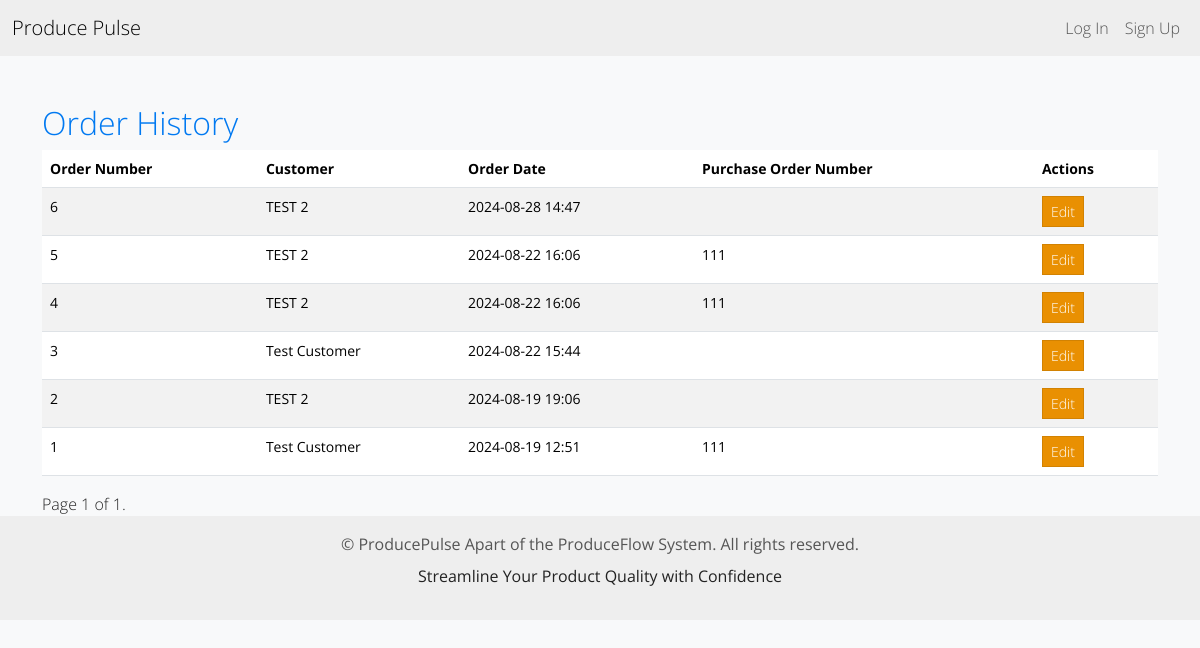
The page /order-history/ on the database its author committed.
### inventory/models.py (models this page shows, shortened)
class Order(models.Model):
    order_number = models.PositiveIntegerField(unique=True, editable=False)
    order_customer = models.ForeignKey(OrderCustomer, on_delete=models.CASCADE)
    created_by = models.ForeignKey(User, on_delete=models.CASCADE)
    purchase_order_number = models.CharField(max_length=20, blank=True)
    created_at = models.DateTimeField(auto_now_add=True)
    is_submitted = models.BooleanField(default=False)  # Track if the order is submitted
    build_date = models.DateField(null=True, blank=True)  # New field for build date

class OrderCustomer(models.Model):
    name = models.CharField(max_length=255)
    address = models.CharField(max_length=255, blank=True)
    phone_number = models.CharField(max_length=20, blank=True)
    delivery_address = models.CharField(max_length=255, blank=True)

### inventory/views.py (the view)
# urls.py: path('order-history/', order_history, name='order_history'),
def order_history(request):
    orders_list = Order.objects.all().order_by('-created_at')
    paginator = Paginator(orders_list, 10)  # Show 10 orders per page
    page_number = request.GET.get('page')
    orders = paginator.get_page(page_number)
    context = {
        'orders': orders
    }
    return render(request, 'inventory/order_history.html', context)

### inventory/templates/inventory/order_history.html (shortened to what this page needs)
{% extends 'inventory/base.html' %}
{% block content %}
<div class="container mt-5">
    <h2>Order History</h2>
    <table class="table table-striped">
        <thead>
            <tr>
                <th>Order Number</th>
                <th>Customer</th>
                <th>Order Date</th>
                <th>Purchase Order Number</th>
                <th>Actions</th>
            </tr>
        </thead>
        <tbody>
            {% for order in orders %}
            <tr>
                <td>{{ order.order_number }}</td>
                <td>{{ order.order_customer.name }}</td>
                <td>{{ order.created_at|date:"Y-m-d H:i" }}</td>
                <td>{{ order.purchase_order_number }}</td>
                <td>
                    <a href="{% url 'order_edit' order.id %}" class="btn btn-warning btn-sm">Edit</a>
                </td>
            </tr>
            {% endfor %}
        </tbody>
    </table>
    <div class="pagination">
        <span class="step-links">
            <span class="current">
                Page {{ orders.number }} of {{ orders.paginator.num_pages }}.
            </span>
        </span>
    </div>
</div>
{% endblock content %}

### static/css/styles.css (style rules this page uses)
body { background-color: #f8f9fa; }
h1, h2 { color: #0079f1; }

### rows shown on the page
Order: order_number "6", order_customer.name "TEST 2", created_at "2024-08-28 14:47"
Order: order_number "5", order_customer.name "TEST 2", created_at "2024-08-22 16:06", purchase_order_number "111"
Order: order_number "4", order_customer.name "TEST 2", created_at "2024-08-22 16:06", purchase_order_number "111"
Order: order_number "3", order_customer.name "Test Customer", created_at "2024-08-22 15:44"
Order: order_number "2", order_customer.name "TEST 2", created_at "2024-08-19 19:06"
Order: order_number "1", order_customer.name "Test Customer", created_at "2024-08-19 12:51", purchase_order_number "111"

### other values the page prints
{{ orders.number }} "1"
{{ orders.paginator.num_pages }} "1"
